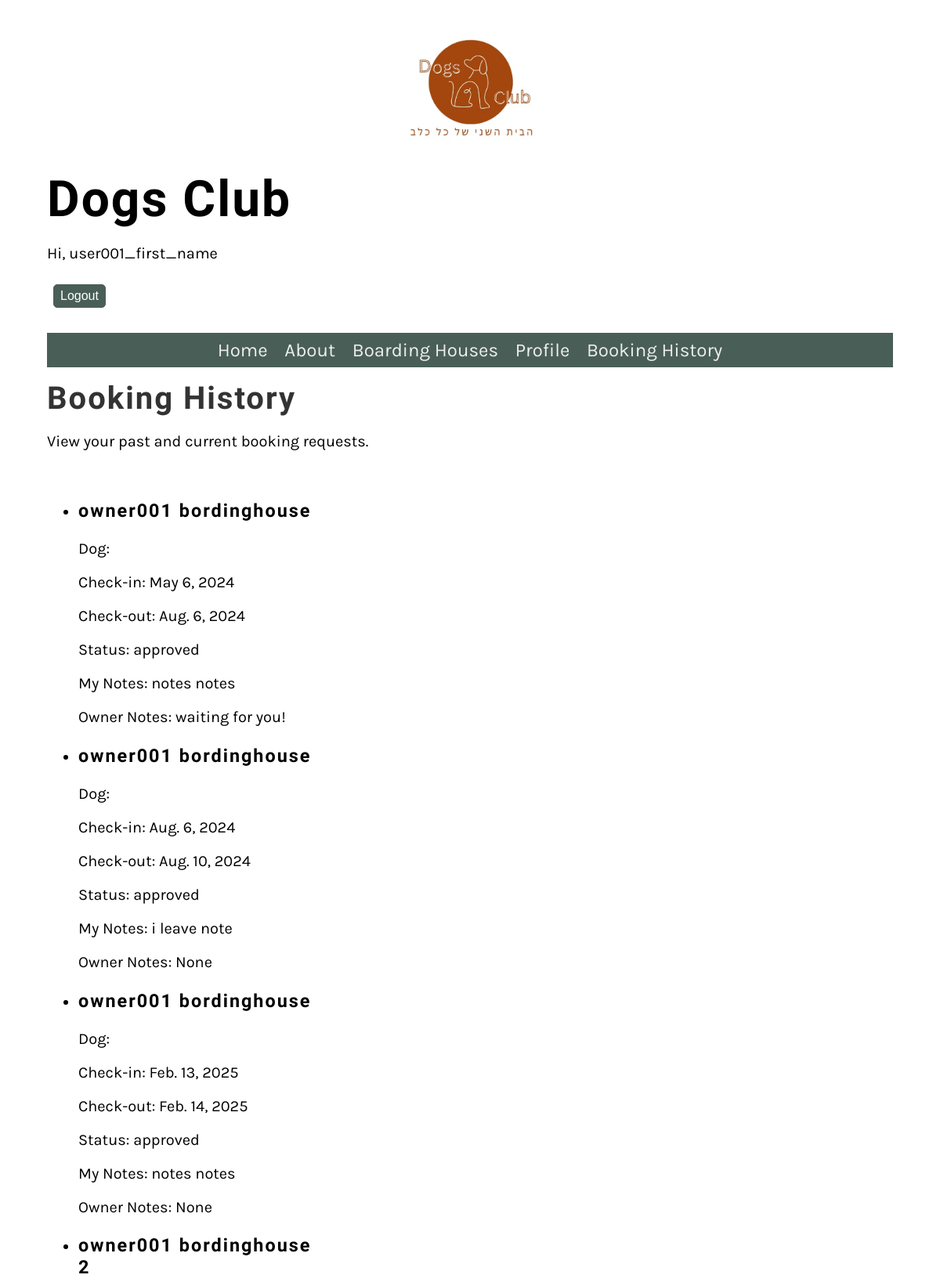
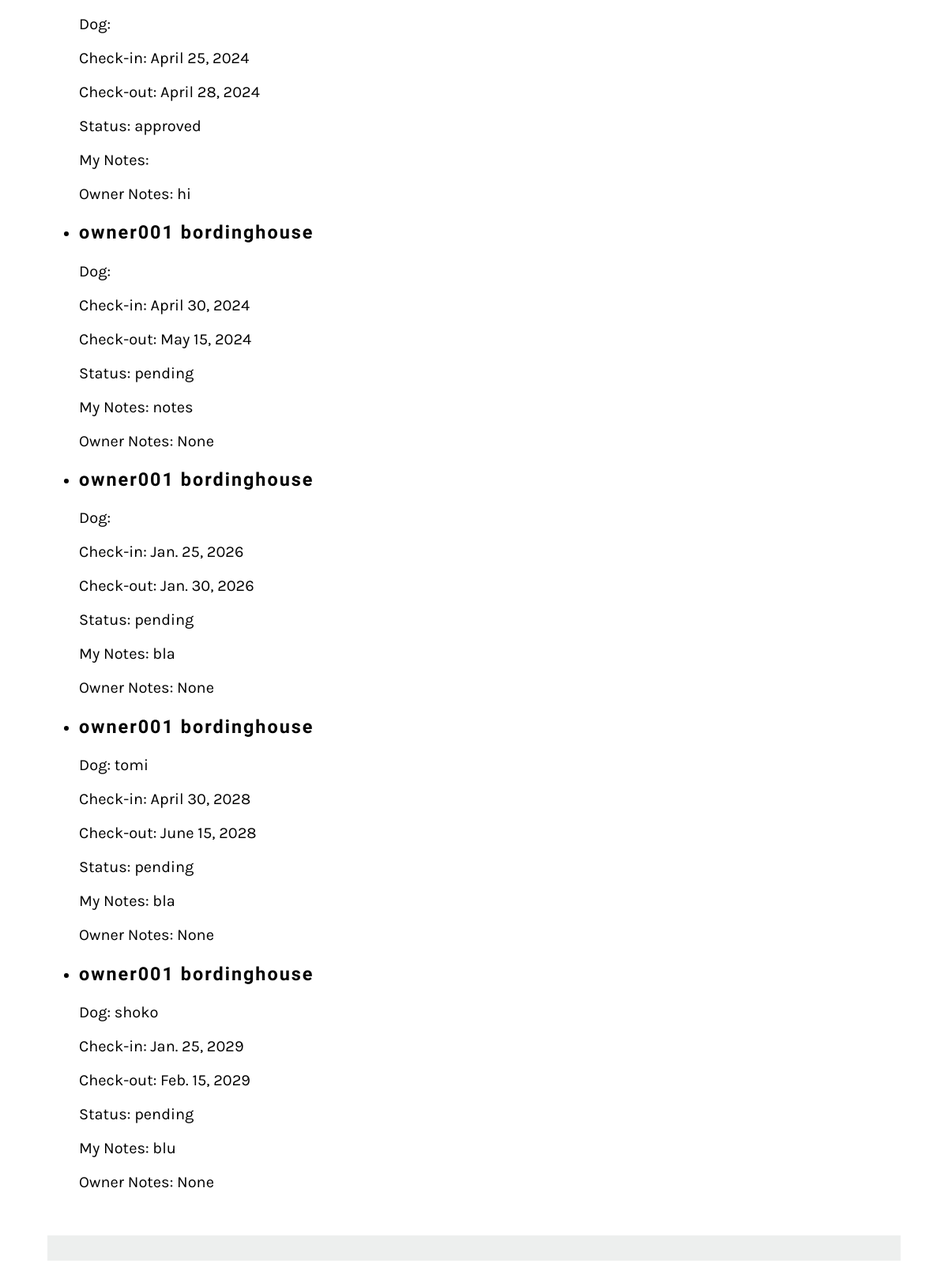
The app's page /booking/history/ (signed in), older data (2 pictures, top to bottom).
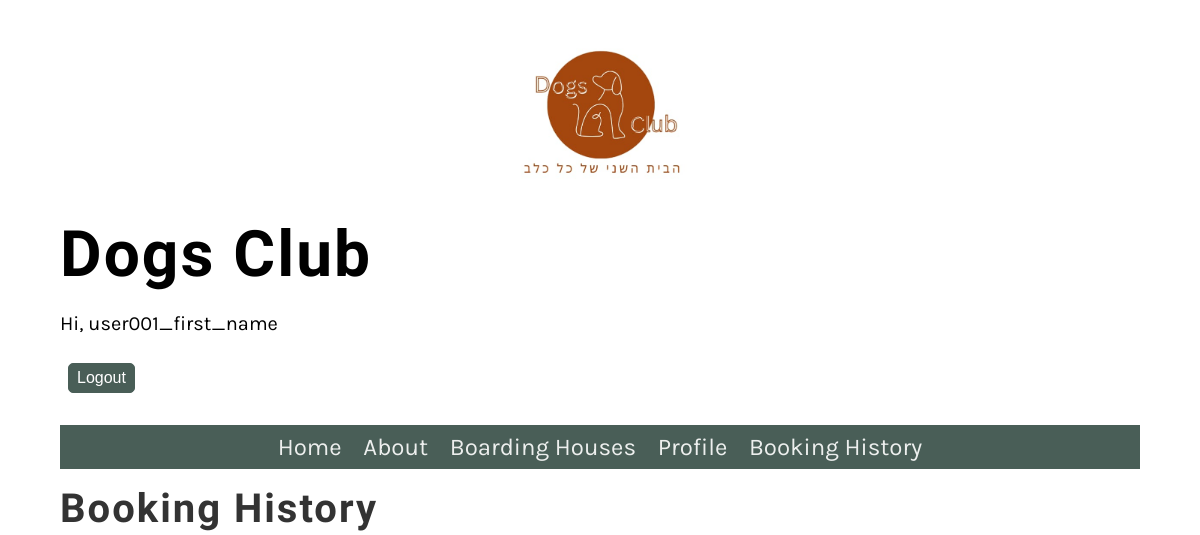
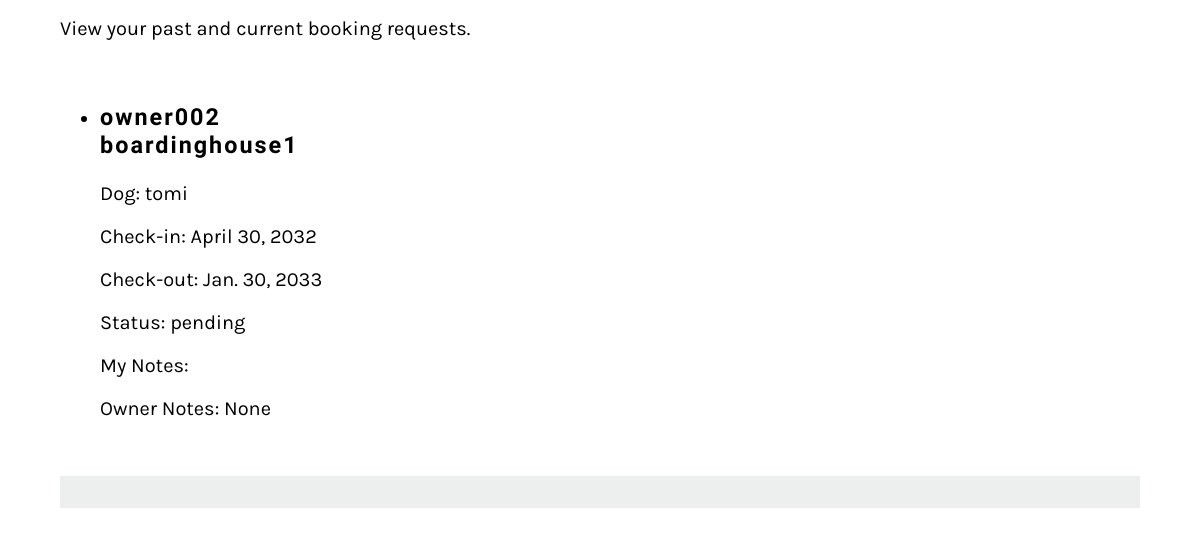
The same page, newer data (2 pictures, top to bottom).
### Website/models.py (models this page shows, shortened)
class Booking(models.Model):
    STATUS_CHOICES = [
        ('pending', 'Pending'),
        ('approved', 'Approved'),
        ('declined', 'Declined'),
    ]
    user = models.ForeignKey(User, on_delete=models.CASCADE)
    boarding_house = models.ForeignKey(BoardingHouse,  on_delete=models.SET_NULL, null=True)
    check_in_date = models.DateField()
    check_out_date = models.DateField()
    status = models.CharField(max_length=10, choices=STATUS_CHOICES, default='pending')
    owner_notes = models.TextField(blank=True, null=True)
    client_notes = models.TextField(blank=True, null=True)
    dog = models.ForeignKey(Dog, on_delete=models.SET_NULL, null=True)

class BoardingHouse(models.Model):
    DEFAULT_MAP_LOCATION = r"https://www.google.com/maps/embed?pb=!1m18!1m12!1m3!1d3487844.11496039!2d32.44041769453558!3d31.383867609568092!2m3!1f0!2f0!3f0!3m2!1i1024!2i768!4f13.1!3m3!1m2!1s0x1500492432a7c98b%3A0x6a6b422013352cba!2sIsrael!5e0!3m2!1sen!2sil!4v1712740457423!5m2!1sen!2sil"
    user = models.ForeignKey(User, on_delete=models.CASCADE)
    name = models.CharField(max_length=255)
    description = models.TextField()
    location = models.CharField(max_length=255)
    map_location = models.URLField(default=DEFAULT_MAP_LOCATION, max_length=1000)
    contact_details = models.CharField(max_length=255)
    available_spaces = models.PositiveIntegerField()

class Dog(models.Model):
    chip_id = models.CharField(primary_key=True, max_length=50, unique=True, verbose_name="CHIPID")
    name = models.CharField(max_length=20, verbose_name="Dog's name")
    owner = models.ForeignKey(User, on_delete=models.CASCADE, verbose_name="Owner")
    medicines = models.CharField(max_length=80, verbose_name="Dog's medicines")
    VACCINATION_CHOICES = [
        ('yes', 'Yes'),
        ('no', 'No')
    ]
    vaccination = models.CharField(max_length=3, choices=VACCINATION_CHOICES, verbose_name="Vaccination", help_text="User type selection (yes/no)")
    age = models.IntegerField(verbose_name="Dog's age")
    GENDER_CHOICES = [
        ('male', 'Male'),
        ('female', 'Female')
    ]
    gender = models.CharField(max_length=8, choices=GENDER_CHOICES, verbose_name="Gender", help_text="User type selection (male/female)")
    race = models.CharField(max_length=20, verbose_name="Dog's race")
    weight = models.FloatField(verbose_name="Dog's weight")
    social_level = models.CharField(max_length=100, verbose_name="Dog's social level")
    walking_requirements = models.CharField(max_length=100, verbose_name="Dog's walking requirements")

### Website/views.py (the view)
# urls.py: path('booking/history/', BookingHistoryView.as_view(), name='booking_history'),
class BookingHistoryView(PermissionRequiredMixin, View):
    permission_required = ('Website.view_booking')
    def get(self, request, *args, **kwargs):
        bookings = Booking.objects.filter(user=request.user)
        reviwed_boardinghouses= [boardinghouse for boardinghouse in BoardingHouse.objects.all() if Review.objects.filter(user=request.user, boarding_house=boardinghouse).exists()]
        return render(request, 'booking_history.html', {'bookings': bookings, 'reviewed_boardinghouses': reviwed_boardinghouses})

### Website/templatetags/custom_filters.py (called while the page is built)
@register.filter
def has_group(user, group_name):
    return user.groups.filter(name=group_name).exists()

### Website/templates/booking_history.html (shortened to what this page needs)
{% extends 'base.html' %}
{% block content %}
        <h2>Booking History</h2>
        <p>View your past and current booking requests.</p>
    <section>
        {% if bookings %}
            <ul>
                {% for booking in bookings %}
                    <li>
                        <h3>{{ booking.boarding_house.name }}</h3>
                        <p>Dog: {{ booking.dog.name }}</p>
                        <p>Check-in: {{ booking.check_in_date }}</p>
                        <p>Check-out: {{ booking.check_out_date }}</p>
                        <p>Status: {{ booking.status }}</p>
                        <p> My Notes: {{ booking.client_notes }}</p>
                        <p>Owner Notes: {{ booking.owner_notes }}</p>
                    </li>
                {% endfor %}
            </ul>
        {% else %}
            <p>No booking history found.</p>
        {% endif %}
    </section>
{% endblock %}

### Website/templates/base.html (shortened to what this page needs)
{% load custom_filters %}
{% load static %}
<!DOCTYPE html>
<html lang="en">
<head>
    <link
    rel="preload"
    as="style"
    href="{% static 'css/style.css' %}"
    onload="this.rel = 'stylesheet'"
  />
</head>
<body>
    <header>
        <img src="{% static 'img/logo.png' %}" alt="Logo" class="logo">
        <h1>Dogs Club</h1>
        {% if user.is_authenticated %}
                <p>Hi, {{user.first_name}}</p>
                <form method="post" action="{% url 'logout' %}">
                    <button type="submit" class = "small_button">Logout</button>
                </form>
        {% else %}
                <a href="{% url 'login' %}" >Login</a>/<a href="{% url 'register' %}" >Sign Up</a>
        {% endif %}
    </header>
    <nav>
        <ul>
            <li><a href="{% url 'home' %}">Home</a></li>
            <li><a href="{% url 'about' %}">About</a></li>
            <li><a href="{% url 'boardinghouse_list' %}">Boarding Houses</a></li>
        {% if user.is_authenticated %}
            <li><a href="{% url 'profile' %}">Profile</a></li>
            {% if request.user|has_group:"Customers" %}
                <li><a href="{% url 'booking_history' %}">Booking History</a></li>
            {% elif request.user|has_group:"Boardinghouse Owners"  %}
                <li><a href="{% url 'owner_dashboard' %}">Owner Dashboard</a></li>
            {% endif %}
        {% endif %}
        </ul>
    </nav>
<main>
    {% block content %}{% endblock %}
</main>
<footer>
</footer>
</body>
</html>

### Website/static/css/style.css (style rules this page uses)
.logo { width: 15vw; }
body { font-family: 'Karla', sans-serif; margin-top: 3rem; margin-bottom: 3rem; margin-left: 5%; margin-right: 5%; }
h1, h2, h3, h4, h5, h6 { font-family: 'Markazi Text', serif; letter-spacing: 2px;; }
h1 { font-size: 4rem; margin-top: 1.5rem; margin-bottom: 0; }
h2 { font-size: 2.5rem; color: #333333; margin:1rem 0; }
p, ul { font-size: 1.25rem;; }
a { color: #EE9972; text-decoration: none; }
header img { display: block; margin-left: auto; margin-right: auto; max-width: 100%; height: auto; }
nav { background-color: #495E57; margin-top: 1rem; margin-bottom: 1rem; margin-bottom: 0px; }
nav ul { list-style: none; font-size: 1.5rem; text-align: center; padding-inline-start: 0rem; margin-bottom: 0px; }
nav ul li { display: inline-block; margin: 0.5rem; }
nav ul a { color: #EDEFEE; text-decoration: none; }
section { display: flex; gap: 2rem 1rem; margin-top: 1rem; margin-bottom: 1rem; flex-direction: row; }
footer { background-color: #EDEFEE; padding: 1rem; display: flex; gap: 2rem 1rem; }
@media (min-width: 801px) { section { display: grid; grid-template-columns: repeat(3, 1fr); gap: 2rem; } }
.small_button { padding: .25rem .5rem; border: 1px solid #495E57; background-color: #495E57; border-radius: 5px; font-size: 1rem; display: inline-block; color: #fff; line-height: 20px; margin: 0.5rem; }

Row changes from the older to the newer data that the page shows:
removed Booking: boarding_house.name "owner001 bordinghouse", check_in_date "May 6, 2024", check_out_date "Aug. 6, 2024", status "approved", client_notes "notes notes", owner_notes "waiting for you!"
removed Booking: boarding_house.name "owner001 bordinghouse", check_in_date "Aug. 6, 2024", check_out_date "Aug. 10, 2024", status "approved", client_notes "i leave note", owner_notes "None"
removed Booking: boarding_house.name "owner001 bordinghouse", check_in_date "Feb. 13, 2025", check_out_date "Feb. 14, 2025", status "approved", client_notes "notes notes", owner_notes "None"
removed Booking: boarding_house.name "owner001 bordinghouse 2", check_in_date "April 25, 2024", check_out_date "April 28, 2024", status "approved", owner_notes "hi"
removed Booking: boarding_house.name "owner001 bordinghouse", check_in_date "April 30, 2024", check_out_date "May 15, 2024", status "pending", client_notes "notes", owner_notes "None"
removed Booking: boarding_house.name "owner001 bordinghouse", check_in_date "Jan. 25, 2026", check_out_date "Jan. 30, 2026", status "pending", client_notes "bla", owner_notes "None"
removed Booking: boarding_house.name "owner001 bordinghouse", dog.name "tomi", check_in_date "April 30, 2028", check_out_date "June 15, 2028", status "pending", client_notes "bla", owner_notes "None"
removed Booking: boarding_house.name "owner001 bordinghouse", dog.name "shoko", check_in_date "Jan. 25, 2029", check_out_date "Feb. 15, 2029", status "pending", client_notes "blu", owner_notes "None"
added Booking: boarding_house.name "owner002 boardinghouse1", dog.name "tomi", check_in_date "April 30, 2032", check_out_date "Jan. 30, 2033", status "pending", owner_notes "None"
